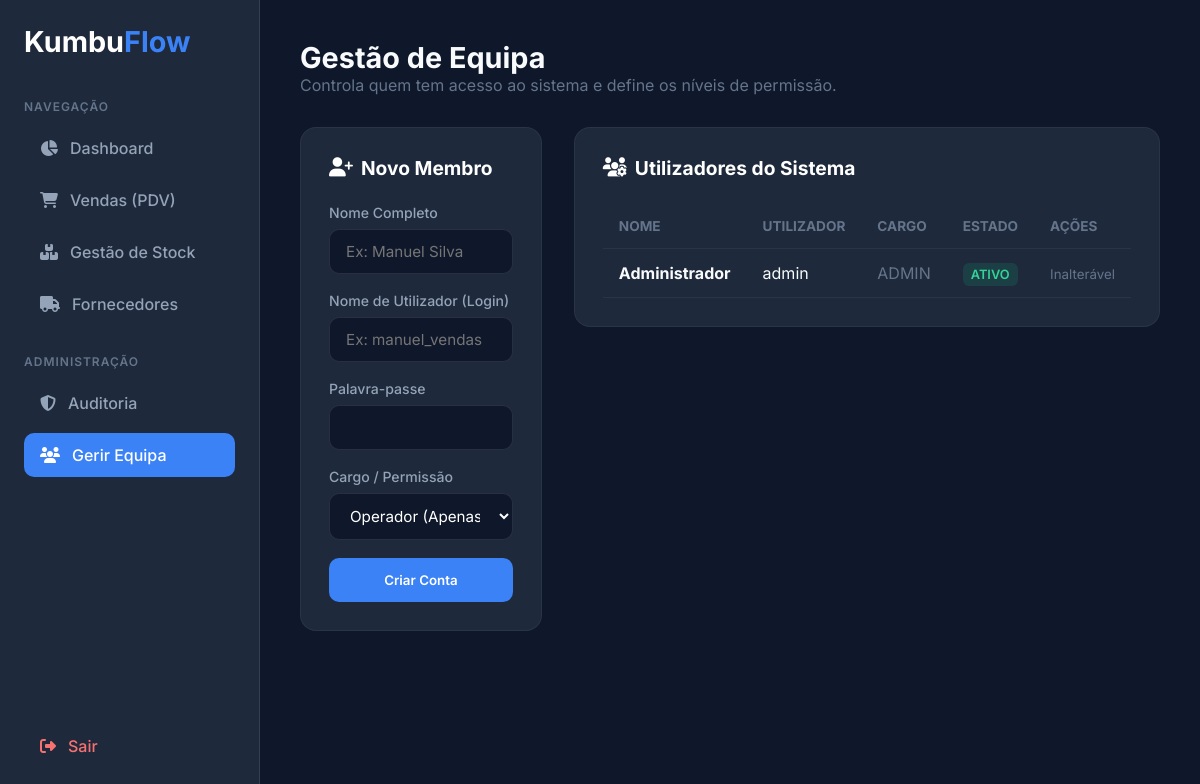
Page /admin (signed in) on the committed database.
### tables this page shows
CREATE TABLE usuarios 
                  (id INTEGER PRIMARY KEY AUTOINCREMENT, 
                   nome TEXT NOT NULL, 
                   username TEXT UNIQUE NOT NULL, 
                   senha_hash TEXT NOT NULL, 
                   cargo TEXT, 
                   status TEXT DEFAULT 'ativo');

### sistema.py (the view, shortened to what this page needs)
@app.route('/admin', methods=['GET', 'POST'])
def admin():
    if session.get('cargo') != 'admin':
        flash("Acesso negado!", "error")
        return redirect(url_for('dashboard'))
    conn = sqlite3.connect('kumbuflow.db')
    conn.row_factory = sqlite3.Row
    cur = conn.cursor()
    cur.execute("SELECT id, nome, username, cargo, status FROM usuarios ORDER BY id DESC")
    equipa = cur.fetchall()
    conn.close()
    return render_template('admin.html', equipa=equipa)

### sistema.py (called while the page is built)
@app.before_request
def verificar_acesso():
    if request.endpoint not in ['login', 'static', 'debug_usuarios'] and 'usuario_id' not in session:
        return redirect(url_for('login'))

### templates/admin.html (shortened to what this page needs)
<!DOCTYPE html>
<html lang="pt">
<head>
    <link rel="stylesheet" href="https://cdnjs.cloudflare.com/ajax/libs/font-awesome/6.6.0/css/all.min.css">
</head>
<body>
    <div class="sidebar">
        <div class="logo">Kumbu<span>Flow</span></div>
        <div class="menu-label">Navegação</div>
        <a href="/dashboard"><i class="fas fa-chart-pie"></i> Dashboard</a>
        <a href="/vendas"><i class="fas fa-shopping-cart"></i> Vendas (PDV)</a>
        <a href="/gestao_stock"><i class="fas fa-boxes"></i> Gestão de Stock</a>
        <a href="/fornecedores"><i class="fas fa-truck"></i> Fornecedores</a>
        <div class="menu-label" style="margin-top: 20px;">Administração</div>
        <a href="/auditoria"><i class="fas fa-shield-alt"></i> Auditoria</a>
        <a href="/admin" class="active"><i class="fas fa-users"></i> Gerir Equipa</a>
        <a href="/logout" class="logout"><i class="fas fa-sign-out-alt"></i> Sair</a>
    </div>
    <div class="main-content">
        <div class="header">
            <h2>Gestão de Equipa</h2>
            <p style="color: #64748b;">Controla quem tem acesso ao sistema e define os níveis de permissão.</p>
        </div>
        <div class="admin-grid">
            <div class="box">
                <h4><i class="fas fa-user-plus"></i> Novo Membro</h4>
                <form method="POST">
                    <div class="form-group">
                        <label>Nome Completo</label>
                        <input type="text" name="nome" placeholder="Ex: Manuel Silva" required>
                    </div>
                    <div class="form-group">
                        <label>Nome de Utilizador (Login)</label>
                        <input type="text" name="username" placeholder="Ex: manuel_vendas" required>
                    </div>
                    <div class="form-group">
                        <label>Palavra-passe</label>
                        <input type="password" name="senha" required>
                    </div>
                    <div class="form-group">
                        <label>Cargo / Permissão</label>
                        <select name="cargo">
                            <option value="operador">Operador (Apenas Vendas/Stock)</option>
                        </select>
                    </div>
                    <button type="submit" class="btn-add">Criar Conta</button>
                </form>
            </div>
            <div class="box">
                <h4><i class="fas fa-users-cog"></i> Utilizadores do Sistema</h4>
                <table>
                    <thead>
                        <tr>
                            <th>Nome</th>
                            <th>Utilizador</th>
                            <th>Cargo</th>
                            <th>Estado</th>
                            <th>Ações</th>
                        </tr>
                    </thead>
                    <tbody>
                        {% for user in equipa %}
                        <tr>
                            <td><strong>{{ user.nome }}</strong></td>
                            <td>{{ user.username }}</td>
                            <td><span style="color: #64748b;">{{ user.cargo | upper }}</span></td>
                            <td>
                                {% if user.status == 'ativo' %}
                                    <span class="badge-ativo">ATIVO</span>
                                {% else %}
                                    <span class="badge-suspenso">SUSPENSO</span>
                                {% endif %}
                            </td>
                            <td>
                                {% if user.username != 'admin' %}
                                <form method="POST" style="display:inline;">
                                    <input type="hidden" name="acao" value="alternar_status">
                                    <input type="hidden" name="user_id" value="{{ user.id }}">
                                    <input type="hidden" name="status_atual" value="{{ user.status }}">
                                    {% if user.status == 'ativo' %}
                                        <button type="submit" class="btn-status-desligar" title="Suspender Acesso (Corta Renda)">
                                            <i class="fas fa-toggle-on"></i> Suspender
                                        </button>
                                    {% else %}
                                        <button type="submit" class="btn-status-ligar" title="Ativar Acesso (Pagou)">
                                            <i class="fas fa-toggle-off"></i> Ligar
                                        </button>
                                    {% endif %}
                                </form>
                                {% else %}
                                    <small style="color: #64748b;">Inalterável</small>
                                {% endif %}
                            </td>
                        </tr>
                        {% endfor %}
                    </tbody>
                </table>
            </div>
        </div>
    </div>
</body>
</html>

### templates/admin.html (style rules this page uses)
* { margin: 0; padding: 0; box-sizing: border-box; font-family: 'Inter', sans-serif; }
body { background: #0f172a; color: #f8fafc; display: flex; min-height: 100vh; }
.sidebar { width: 260px; background: #1e293b; border-right: 1px solid rgba(255,255,255,0.1); display: flex; flex-direction: column; padding: 24px; }
.sidebar .logo { font-size: 1.8rem; font-weight: 700; margin-bottom: 40px; color: white; }
.sidebar .logo span { color: #3b82f6; }
.menu-label { font-size: 0.75rem; text-transform: uppercase; color: #64748b; letter-spacing: 1px; margin-bottom: 12px; font-weight: 600; }
.sidebar a { display: flex; align-items: center; gap: 12px; color: #94a3b8; text-decoration: none; padding: 12px 16px; border-radius: 10px; margin-bottom: 8px; font-weight: 500; transition: all 0.3s; }
.sidebar a:hover, .sidebar a.active { background: #3b82f6; color: white; }
.sidebar a.logout { margin-top: auto; color: #f87171; }
.main-content { flex: 1; padding: 40px; overflow-y: auto; }
.header { margin-bottom: 32px; }
.header h2 { font-size: 1.8rem; font-weight: 700; }
.admin-grid { display: grid; grid-template-columns: 1fr 2fr; gap: 32px; }
.box { background: #1e293b; padding: 28px; border-radius: 16px; border: 1px solid rgba(255,255,255,0.05); height: fit-content; }
.box h4 { font-size: 1.2rem; margin-bottom: 24px; color: white; display: flex; align-items: center; gap: 8px; }
.form-group { margin-bottom: 18px; }
.form-group label { display: block; color: #94a3b8; font-size: 0.88rem; margin-bottom: 8px; font-weight: 500; }
.form-group input, .form-group select { width: 100%; padding: 12px 16px; background: #0f172a; border: 1px solid rgba(255,255,255,0.1); border-radius: 10px; color: white; font-size: 0.95rem; }
button.btn-add { width: 100%; padding: 14px; background: #3b82f6; color: white; border: none; border-radius: 10px; font-weight: 600; cursor: pointer; }
table { width: 100%; border-collapse: collapse; text-align: left; }
th, td { padding: 14px 16px; border-bottom: 1px solid rgba(255,255,255,0.05); }
th { color: #64748b; font-size: 0.85rem; text-transform: uppercase; }
.badge-ativo { background: rgba(16, 185, 129, 0.15); color: #34d399; padding: 4px 8px; border-radius: 6px; font-size: 0.8rem; font-weight: 600; }

### rows in the picture
usuarios: nome "Administrador", username "admin", cargo "ADMIN", status "ATIVO", shows "Inalterável"
